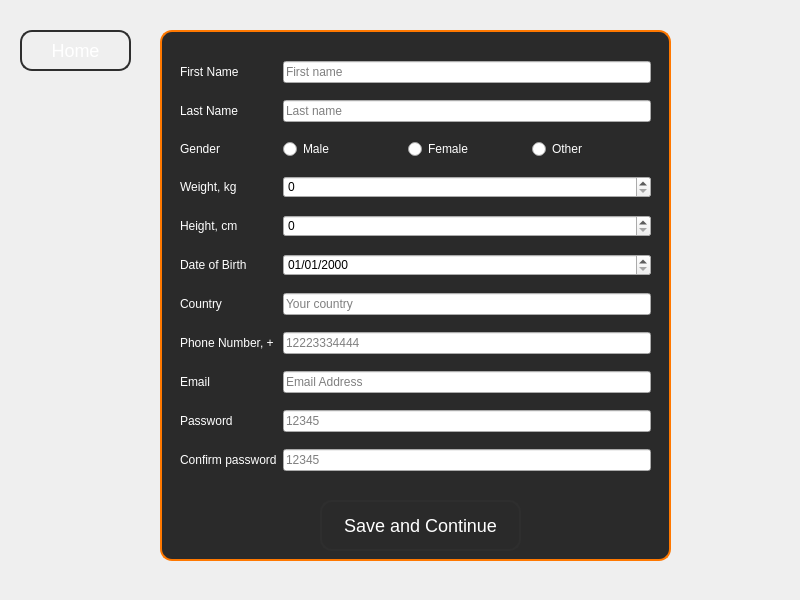
<?xml version="1.0" encoding="UTF-8"?>
<ui version="4.0">
 <class>MainWindow</class>
 <widget class="QMainWindow" name="MainWindow">
  <property name="geometry">
   <rect>
    <x>0</x>
    <y>0</y>
    <width>800</width>
    <height>600</height>
   </rect>
  </property>
  <property name="windowTitle">
   <string>MainWindow</string>
  </property>
  <widget class="QWidget" name="centralwidget">
   <widget class="QStackedWidget" name="StackedWidget">
    <property name="geometry">
     <rect>
      <x>0</x>
      <y>0</y>
      <width>801</width>
      <height>601</height>
     </rect>
    </property>
    <property name="currentIndex">
     <number>1</number>
    </property>
    <widget class="QWidget" name="Menu">
     <property name="styleSheet">
      <string notr="true">QWidget#Menu {
    background: qlineargradient(
        spread: pad,
        x1: 1, y1: 0.045, 
        x2: 1, y2: 1, 
        stop: 0 rgba(255, 120, 0, 255),
        stop: 1 rgba(246, 97, 81, 255)
    );

}

QLabel{
    color: white;
    font-size: 50px;
    font-weight: bold;
    background: transparent;
    padding: 0;
    border: none;
    text-align: center;
}

QGroupBox {
    background-color: #2a2a2a;
    border: 2px solid rgba(255, 120, 0, 255);
    border-radius: 12px;
    padding: 20px;
    margin-bottom: 30px;
}

QPushButton {
    background: qlineargradient(
        spread: pad, 
        x1: 1, y1: 0.045, 
        x2: 1, y2: 1, 
        stop: 0 rgba(255, 120, 0, 255), 
        stop: 1 rgba(246, 97, 81, 255)
    );
    color: white;
    border: none;
    border-radius: 12px;
    font-size: 18px;
    padding: 12px 25px;
    margin: 10px 0;
}

QPushButton:hover {
    border: 1px solid rgba(255, 255, 255, 0.6);
    background: rgba(255, 120, 0, 180);
}

QPushButton:pressed {
    background-color: rgba(255, 120, 0, 220);
    background: rgba(255, 255, 255, 0.2);
}

QPushButton:focus {
    outline: none;
}
</string>
     </property>
     <widget class="QGroupBox" name="groupBox">
      <property name="geometry">
       <rect>
        <x>210</x>
        <y>80</y>
        <width>381</width>
        <height>421</height>
       </rect>
      </property>
      <widget class="QLabel" name="title">
       <property name="geometry">
        <rect>
         <x>30</x>
         <y>20</y>
         <width>321</width>
         <height>121</height>
        </rect>
       </property>
       <property name="font">
        <font>
         <pointsize>-1</pointsize>
         <weight>75</weight>
         <bold>true</bold>
        </font>
       </property>
       <property name="text">
        <string>RaDoTech</string>
       </property>
       <property name="alignment">
        <set>Qt::AlignCenter</set>
       </property>
      </widget>
      <widget class="QWidget" name="verticalLayoutWidget">
       <property name="geometry">
        <rect>
         <x>10</x>
         <y>170</y>
         <width>361</width>
         <height>191</height>
        </rect>
       </property>
       <layout class="QVBoxLayout" name="verticalLayout">
        <property name="leftMargin">
         <number>20</number>
        </property>
        <property name="rightMargin">
         <number>20</number>
        </property>
        <item>
         <widget class="QPushButton" name="createProfileButton">
          <property name="text">
           <string>Create Profile</string>
          </property>
         </widget>
        </item>
        <item>
         <widget class="QPushButton" name="loginButton">
          <property name="text">
           <string>Login</string>
          </property>
         </widget>
        </item>
       </layout>
      </widget>
     </widget>
    </widget>
    <widget class="QWidget" name="CreateProfile">
     <property name="styleSheet">
      <string notr="true">QWidget#CreateProfile{
background: qlineargradient(
        spread: pad,
        x1: 1, y1: 0.045, 
        x2: 1, y2: 1, 
        stop: 0 rgba(255, 120, 0, 255),
        stop: 1 rgba(246, 97, 81, 255)
    );
	color:white;
}

#container{
background-color: #2a2a2a;
    border: 2px solid rgba(255, 120, 0, 255);
    border-radius: 12px;
    padding: 20px;
    margin-bottom: 30px;
}

QPushButton {
    background: qlineargradient(
        spread: pad, 
        x1: 1, y1: 0.045, 
        x2: 1, y2: 1, 
        stop: 0 rgba(255, 120, 0, 255), 
        stop: 1 rgba(246, 97, 81, 255)
    );
    color: white;
    border: 2px solid rgb(46, 46, 46);
    border-radius: 12px;
    font-size: 18px;
    padding: 6px 10px;
}

QPushButton:hover {
    border: 1px solid rgba(255, 255, 255, 0.6);
    background: rgba(255, 120, 0, 180);
}

QPushButton:pressed {
    background-color: rgba(255, 120, 0, 220);
    background: rgba(255, 255, 255, 0.2);
}</string>
     </property>
     <widget class="QGroupBox" name="container">
      <property name="geometry">
       <rect>
        <x>160</x>
        <y>30</y>
        <width>511</width>
        <height>561</height>
       </rect>
      </property>
      <property name="styleSheet">
       <string notr="true">QLabel{
color: white;
}

QRadioButton{
color:white;
}</string>
      </property>
      <property name="title">
       <string/>
      </property>
      <widget class="QPushButton" name="saveButton">
       <property name="geometry">
        <rect>
         <x>160</x>
         <y>470</y>
         <width>201</width>
         <height>51</height>
        </rect>
       </property>
       <property name="text">
        <string>Save and Continue</string>
       </property>
      </widget>
      <widget class="QWidget" name="gridLayoutWidget">
       <property name="geometry">
        <rect>
         <x>20</x>
         <y>20</y>
         <width>471</width>
         <height>441</height>
        </rect>
       </property>
       <layout class="QGridLayout" name="userInfo">
        <item row="6" column="2">
         <widget class="QLineEdit" name="countryText">
          <property name="placeholderText">
           <string>Your country</string>
          </property>
         </widget>
        </item>
        <item row="4" column="0">
         <widget class="QLabel" name="heightLbl">
          <property name="text">
           <string>Height, cm</string>
          </property>
         </widget>
        </item>
        <item row="1" column="0">
         <widget class="QLabel" name="lNameLbl">
          <property name="text">
           <string>Last Name</string>
          </property>
         </widget>
        </item>
        <item row="6" column="0">
         <widget class="QLabel" name="countryLbl">
          <property name="text">
           <string>Country</string>
          </property>
         </widget>
        </item>
        <item row="8" column="2">
         <widget class="QLineEdit" name="emailText">
          <property name="placeholderText">
           <string>Email Address</string>
          </property>
         </widget>
        </item>
        <item row="10" column="2">
         <widget class="QLineEdit" name="confirmPasswordText">
          <property name="echoMode">
           <enum>QLineEdit::Password</enum>
          </property>
          <property name="placeholderText">
           <string>12345</string>
          </property>
         </widget>
        </item>
        <item row="1" column="2">
         <widget class="QLineEdit" name="lastNameText">
          <property name="placeholderText">
           <string>Last name</string>
          </property>
         </widget>
        </item>
        <item row="5" column="0">
         <widget class="QLabel" name="birthdayLbl">
          <property name="text">
           <string>Date of Birth</string>
          </property>
         </widget>
        </item>
        <item row="0" column="2">
         <widget class="QLineEdit" name="firstNameText">
          <property name="placeholderText">
           <string>First name</string>
          </property>
         </widget>
        </item>
        <item row="8" column="0">
         <widget class="QLabel" name="emailLbl">
          <property name="text">
           <string>Email</string>
          </property>
         </widget>
        </item>
        <item row="5" column="2">
         <widget class="QDateEdit" name="birthdayEdit">
          <property name="displayFormat">
           <string>MM/dd/yyyy</string>
          </property>
         </widget>
        </item>
        <item row="7" column="0">
         <widget class="QLabel" name="phoneLbl">
          <property name="text">
           <string>Phone Number, +</string>
          </property>
         </widget>
        </item>
        <item row="2" column="0">
         <widget class="QLabel" name="genderLbl">
          <property name="text">
           <string>Gender</string>
          </property>
         </widget>
        </item>
        <item row="9" column="0">
         <widget class="QLabel" name="passwordLbl">
          <property name="text">
           <string>Password</string>
          </property>
         </widget>
        </item>
        <item row="10" column="0">
         <widget class="QLabel" name="confirmPasswordLbl">
          <property name="text">
           <string>Confirm password</string>
          </property>
         </widget>
        </item>
        <item row="2" column="2">
         <layout class="QHBoxLayout" name="genderOptions">
          <item>
           <widget class="QRadioButton" name="maleButton">
            <property name="text">
             <string>Male</string>
            </property>
           </widget>
          </item>
          <item>
           <widget class="QRadioButton" name="femaleButton">
            <property name="text">
             <string>Female</string>
            </property>
           </widget>
          </item>
          <item>
           <widget class="QRadioButton" name="otherButton">
            <property name="text">
             <string>Other</string>
            </property>
           </widget>
          </item>
         </layout>
        </item>
        <item row="3" column="0">
         <widget class="QLabel" name="weightLbl">
          <property name="text">
           <string>Weight, kg</string>
          </property>
         </widget>
        </item>
        <item row="9" column="2">
         <widget class="QLineEdit" name="passwordText">
          <property name="echoMode">
           <enum>QLineEdit::Password</enum>
          </property>
          <property name="placeholderText">
           <string>12345</string>
          </property>
         </widget>
        </item>
        <item row="0" column="0">
         <widget class="QLabel" name="fNameLbl">
          <property name="text">
           <string>First Name</string>
          </property>
         </widget>
        </item>
        <item row="7" column="2">
         <widget class="QLineEdit" name="phoneText">
          <property name="placeholderText">
           <string>12223334444</string>
          </property>
         </widget>
        </item>
        <item row="3" column="2">
         <widget class="QSpinBox" name="weightBox">
          <property name="maximum">
           <number>999</number>
          </property>
         </widget>
        </item>
        <item row="4" column="2">
         <widget class="QSpinBox" name="heightBox">
          <property name="maximum">
           <number>999</number>
          </property>
         </widget>
        </item>
       </layout>
      </widget>
     </widget>
     <widget class="QPushButton" name="Homebtn">
      <property name="geometry">
       <rect>
        <x>20</x>
        <y>30</y>
        <width>111</width>
        <height>41</height>
       </rect>
      </property>
      <property name="text">
       <string>Home</string>
      </property>
     </widget>
    </widget>
    <widget class="QWidget" name="loginProfile">
     <property name="styleSheet">
      <string notr="true">QWidget#loginProfile {
    background: qlineargradient(
        spread: pad,
        x1: 1, y1: 0.045, 
        x2: 1, y2: 1, 
        stop: 0 rgba(255, 120, 0, 255),
        stop: 1 rgba(246, 97, 81, 255)
    );
    border-radius: 15px;
    padding: 40px 30px;
}

QLabel{
    color: white;
    font-size: 50px;
    font-weight: bold;
    background: transparent;
    padding: 0;
    border: none;
    text-align: center;
}

QGroupBox {
    background-color: #2a2a2a;
    border: 2px solid rgba(255, 120, 0, 255);
    border-radius: 12px;
    padding: 20px;
    margin-bottom: 30px;
}

QPushButton {
    background: qlineargradient(
        spread: pad, 
        x1: 1, y1: 0.045, 
        x2: 1, y2: 1, 
        stop: 0 rgba(255, 120, 0, 255), 
        stop: 1 rgba(246, 97, 81, 255)
    );
    color: white;
    border: 2px solid rgb(46, 46, 46);
    border-radius: 12px;
    font-size: 18px;
    padding: 6px 10px;
}

QPushButton:hover {
    border: 1px solid rgba(255, 255, 255, 0.6);
    background: rgba(255, 120, 0, 180);
}

QPushButton:pressed {
    background-color: rgba(255, 120, 0, 220);
    background: rgba(255, 255, 255, 0.2);
}

QPushButton:focus {
    outline: none;
}
</string>
     </property>
     <widget class="QGroupBox" name="groupBox_3">
      <property name="geometry">
       <rect>
        <x>210</x>
        <y>80</y>
        <width>381</width>
        <height>421</height>
       </rect>
      </property>
      <widget class="QWidget" name="verticalLayoutWidget_2">
       <property name="geometry">
        <rect>
         <x>70</x>
         <y>100</y>
         <width>251</width>
         <height>206</height>
        </rect>
       </property>
       <layout class="QVBoxLayout" name="verticalLayout_2">
        <item>
         <widget class="QLineEdit" name="emailLoginText">
          <property name="placeholderText">
           <string>Login (email)</string>
          </property>
         </widget>
        </item>
        <item>
         <widget class="QLineEdit" name="passwordLoginText">
          <property name="echoMode">
           <enum>QLineEdit::Password</enum>
          </property>
          <property name="placeholderText">
           <string>Password</string>
          </property>
         </widget>
        </item>
       </layout>
      </widget>
      <widget class="QPushButton" name="enterButton">
       <property name="geometry">
        <rect>
         <x>120</x>
         <y>330</y>
         <width>141</width>
         <height>41</height>
        </rect>
       </property>
       <property name="text">
        <string>Enter</string>
       </property>
      </widget>
      <widget class="QLabel" name="title_2">
       <property name="geometry">
        <rect>
         <x>30</x>
         <y>-10</y>
         <width>321</width>
         <height>121</height>
        </rect>
       </property>
       <property name="font">
        <font>
         <pointsize>-1</pointsize>
         <weight>75</weight>
         <bold>true</bold>
        </font>
       </property>
       <property name="text">
        <string>RaDoTech</string>
       </property>
       <property name="alignment">
        <set>Qt::AlignCenter</set>
       </property>
      </widget>
     </widget>
     <widget class="QPushButton" name="Homebtn_2">
      <property name="geometry">
       <rect>
        <x>20</x>
        <y>30</y>
        <width>111</width>
        <height>41</height>
       </rect>
      </property>
      <property name="text">
       <string>Home</string>
      </property>
     </widget>
    </widget>
   </widget>
  </widget>
 </widget>
 <resources/>
 <connections/>
</ui>
